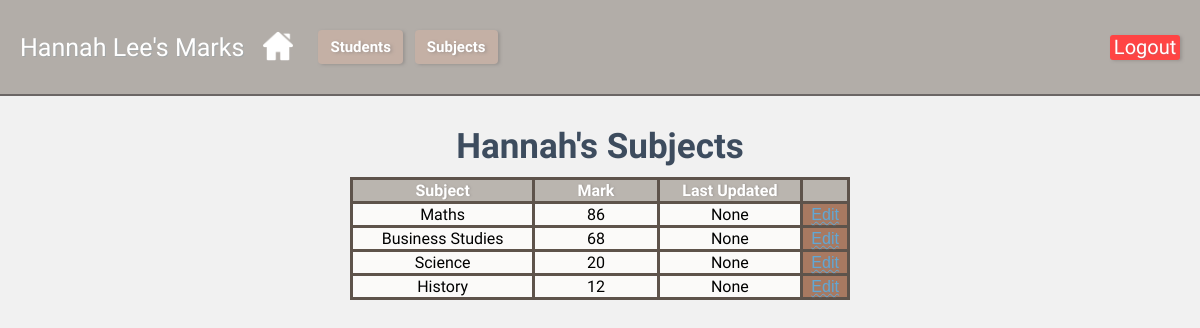
The app's page /student/5 (signed in), older data.
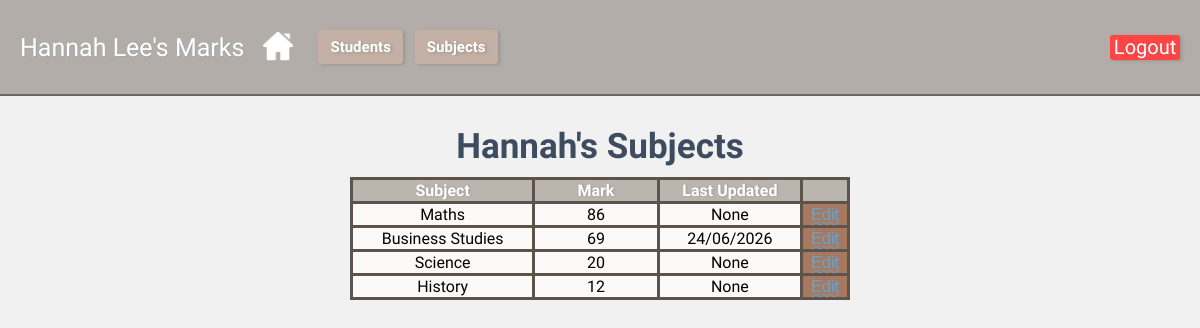
The same page, newer data.
### tables this page shows
CREATE TABLE "marks"(id INTEGER PRIMARY KEY AUTOINCREMENT,
student_id INTEGER, `subject_id` INTEGER,
subject TEXT NOT NULL,
"marks" INTEGER,
last_updated TIMESTAMP DEFAULT CURRENT_TIMESTAMP);

### app.py (the view)
@app.route('/student/<int:student_id>')
def student(student_id):
    if 'user_id' not in session:
        return redirect(url_for('login'))
    db = get_db()
    students = db.execute('''
                          SELECT * FROM students
                          ORDER BY firstname ASC;
                          ''').fetchall()
    subjects = db.execute('''
                          SELECT * FROM subject
                          ORDER BY subject ASC;
                         ''').fetchall()
    student = db.execute(
        'SELECT * FROM students WHERE id = ?',
        (student_id,)).fetchone()
    marks = db.execute(
        'SELECT id, subject, marks as mark, last_updated FROM Marks WHERE student_id = ? ORDER BY marks DESC',
        (student_id,)).fetchall()
    edit_mark_id = request.args.get('edit')
    return render_template('student.html', students=students, subjects=subjects, student=student, marks=marks, edit_mark_id=edit_mark_id)

### app.py (called while the page is built)
def get_db():
    db = sqlite3.connect('database/student_mark.db')
    db.row_factory = sqlite3.Row
    return db

### templates/student.html (shortened to what this page needs)
{% extends "base.html" %}
{% block text %}{{ student['firstname'] }} {{ student['lastname'] }}'s Marks{% endblock text %}
{% block content %}
<h2 class="heading2">{{student['firstname']}}'s Subjects</h2>
<table border="1">
    <thead>
        <tr>
            <th>Subject</th>
            <th>Mark</th>
            <th>Last Updated</th>
            <th></th>
        </tr>
    </thead>
    <tbody>
        {% for mark in marks %}
        <tr>
            <td>{{ mark['subject'] }}</td>
            <td>{{ mark['mark'] }}</td>
            <td>{{ mark['last_updated'] }}</td>
            <td class="edit">
                {% if edit_mark_id and edit_mark_id|int == mark['id'] %}
                <form action="{{ url_for('edit_mark', mark_id=mark['id']) }}" method="post"
                    style="display:flex; gap:6px; align-items:center;">
                    <input class="mark" name="mark" type="number" min="0" max="100" value="{{ mark['mark'] }}" required>
                    <button type="submit">Save</button>
                    <button class="cancel"><a href="{{ url_for('student', student_id=student['id']) }}" style="margin-left:6px;">Cancel</a></button>
                </form>
                {% else %}
                <a href="{{ url_for('student', student_id=student['id'], edit=mark['id']) }}">Edit</a>
                {% endif %}
            </td>
        </tr>
        {% endfor %}
    </tbody>
</table>
{% endblock content %}

Row changes from the older to the newer data that the page shows:
changed marks "Business Studies": mark "68" → "69"; last_updated "None" → "24/06/2026"
